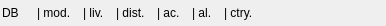
<?xml version="1.0" encoding="UTF-8"?>
<ui version="4.0">
 <class>CInfoBarWebReadersStatusSmallComponent</class>
 <widget class="QFrame" name="CInfoBarWebReadersStatusSmallComponent">
  <property name="geometry">
   <rect>
    <x>0</x>
    <y>0</y>
    <width>386</width>
    <height>26</height>
   </rect>
  </property>
  <property name="windowTitle">
   <string>Web readers status bar</string>
  </property>
  <layout class="QHBoxLayout" name="hl_CInfobarWebReaderStatusSmallComponent">
   <property name="leftMargin">
    <number>2</number>
   </property>
   <property name="topMargin">
    <number>2</number>
   </property>
   <property name="rightMargin">
    <number>2</number>
   </property>
   <property name="bottomMargin">
    <number>2</number>
   </property>
   <item>
    <widget class="QLabel" name="lbl_SwiftDb">
     <property name="text">
      <string>DB</string>
     </property>
    </widget>
   </item>
   <item>
    <widget class="BlackGui::CLedWidget" name="led_SwiftDb" native="true"/>
   </item>
   <item>
    <widget class="BlackGui::CLedWidget" name="led_DataReady" native="true"/>
   </item>
   <item>
    <widget class="QLabel" name="lbl_Models">
     <property name="toolTip">
      <string>models</string>
     </property>
     <property name="text">
      <string>| mod.</string>
     </property>
    </widget>
   </item>
   <item>
    <widget class="BlackGui::CLedWidget" name="led_Models" native="true"/>
   </item>
   <item>
    <widget class="QLabel" name="lbl_Liveries">
     <property name="toolTip">
      <string>liveries</string>
     </property>
     <property name="text">
      <string>| liv.</string>
     </property>
    </widget>
   </item>
   <item>
    <widget class="BlackGui::CLedWidget" name="led_Liveries" native="true"/>
   </item>
   <item>
    <widget class="QLabel" name="lbl_Distributors">
     <property name="toolTip">
      <string>distributors</string>
     </property>
     <property name="text">
      <string>| dist.</string>
     </property>
    </widget>
   </item>
   <item>
    <widget class="BlackGui::CLedWidget" name="led_Distributors" native="true"/>
   </item>
   <item>
    <widget class="QLabel" name="lbl_Aircraft">
     <property name="toolTip">
      <string>aircraft</string>
     </property>
     <property name="text">
      <string>| ac.</string>
     </property>
    </widget>
   </item>
   <item>
    <widget class="BlackGui::CLedWidget" name="led_IcaoAircraft" native="true"/>
   </item>
   <item>
    <widget class="QLabel" name="lbl_Airlines">
     <property name="toolTip">
      <string>airlines</string>
     </property>
     <property name="text">
      <string>| al.</string>
     </property>
    </widget>
   </item>
   <item>
    <widget class="BlackGui::CLedWidget" name="led_IcaoAirline" native="true"/>
   </item>
   <item>
    <widget class="QLabel" name="lbl_Countries">
     <property name="toolTip">
      <string>countries</string>
     </property>
     <property name="text">
      <string>| ctry.</string>
     </property>
    </widget>
   </item>
   <item>
    <widget class="BlackGui::CLedWidget" name="led_Countries" native="true"/>
   </item>
   <item>
    <spacer name="hs_InfoBar">
     <property name="orientation">
      <enum>Qt::Horizontal</enum>
     </property>
     <property name="sizeHint" stdset="0">
      <size>
       <width>40</width>
       <height>20</height>
      </size>
     </property>
    </spacer>
   </item>
  </layout>
 </widget>
 <customwidgets>
  <customwidget>
   <class>BlackGui::CLedWidget</class>
   <extends>QWidget</extends>
   <header>blackgui/led.h</header>
   <container>1</container>
  </customwidget>
 </customwidgets>
 <resources/>
 <connections/>
</ui>
